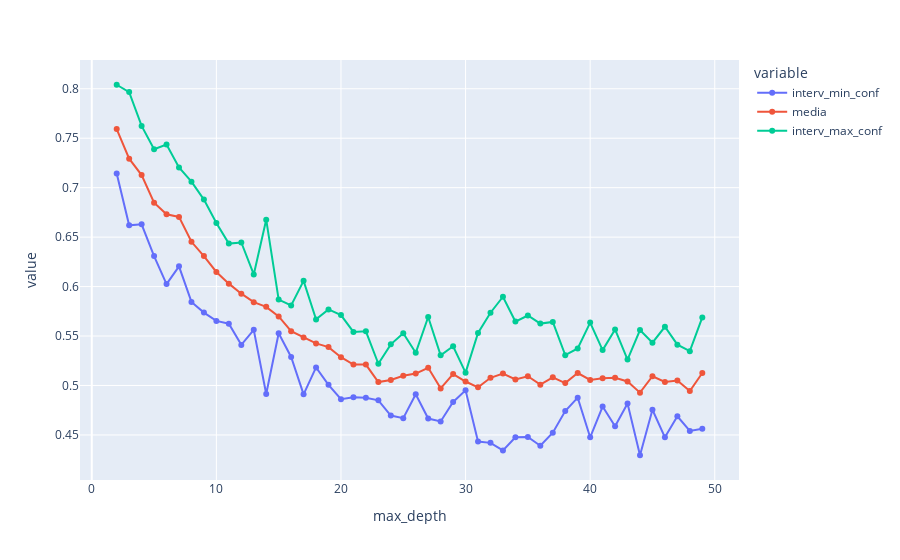

The notebook cell this image was saved under:
### Code cell
px.line(data_frame=df_scores_RandomForestClassifier_oversample, y=['interv_min_conf', 'media', 'interv_max_conf'], markers=True)

### Figure 1 — Plotly figure (JSON) as saved in the notebook; plotly's stock layout.template omitted (floating-point values rounded to 4 significant figures)
{"data": [{"hovertemplate": "variable=interv_min_conf<br>max_depth=%{x}<br>value=%{y}<extra></extra>", "legendgroup": "interv_min_conf", "line": {"color": "#636efa", "dash": "solid"}, "marker": {"symbol": "circle"}, "mode": "lines+markers", "name": "interv_min_conf", "orientation": "v", "showlegend": true, "type": "scatter", "x": [2, 3, 4, 5, 6, 7, 8, 9, 10, 11, 12, 13, 14, 15, 16, 17, 18, 19, 20, 21, 22, 23, 24, 25, 26, 27, 28, 29, 30, 31, 32, 33, 34, 35, 36, 37, 38, 39, 40, 41, 42, 43, 44, 45, 46, 47, 48, 49], "xaxis": "x", "y": [0.7144, 0.6619, 0.6629, 0.6308, 0.6025, 0.6205, 0.5845, 0.5737, 0.5653, 0.5625, 0.5411, 0.5563, 0.4914, 0.5528, 0.5288, 0.491, 0.5183, 0.5007, 0.4861, 0.488, 0.4876, 0.485, 0.4696, 0.467, 0.4911, 0.4666, 0.4636, 0.4833, 0.4951, 0.4433, 0.442, 0.4343, 0.4477, 0.448, 0.439, 0.4522, 0.4742, 0.4877, 0.4476, 0.4787, 0.4588, 0.4818, 0.4295, 0.4755, 0.4476, 0.4689, 0.4541, 0.4563], "yaxis": "y"}, {"hovertemplate": "variable=media<br>max_depth=%{x}<br>value=%{y}<extra></extra>", "legendgroup": "media", "line": {"color": "#EF553B", "dash": "solid"}, "marker": {"symbol": "circle"}, "mode": "lines+markers", "name": "media", "orientation": "v", "showlegend": true, "type": "scatter", "x": [2, 3, 4, 5, 6, 7, 8, 9, 10, 11, 12, 13, 14, 15, 16, 17, 18, 19, 20, 21, 22, 23, 24, 25, 26, 27, 28, 29, 30, 31, 32, 33, 34, 35, 36, 37, 38, 39, 40, 41, 42, 43, 44, 45, 46, 47, 48, 49], "xaxis": "x", "y": [0.7592, 0.7293, 0.7127, 0.6849, 0.6731, 0.6704, 0.6453, 0.6308, 0.6148, 0.603, 0.5928, 0.5843, 0.5795, 0.5698, 0.5548, 0.5484, 0.5425, 0.5388, 0.5286, 0.5211, 0.5211, 0.5035, 0.5056, 0.5099, 0.512, 0.5179, 0.4971, 0.5115, 0.504, 0.4981, 0.5078, 0.512, 0.5062, 0.5094, 0.5008, 0.5083, 0.5024, 0.5126, 0.5056, 0.5072, 0.5077, 0.504, 0.4928, 0.5094, 0.5035, 0.5051, 0.4944, 0.5126], "yaxis": "y"}, {"hovertemplate": "variable=interv_max_conf<br>max_depth=%{x}<br>value=%{y}<extra></extra>", "legendgroup": "interv_max_conf", "line": {"color": "#00cc96", "dash": "solid"}, "marker": {"symbol": "circle"}, "mode": "lines+markers", "name": "interv_max_conf", "orientation": "v", "showlegend": true, "type": "scatter", "x": [2, 3, 4, 5, 6, 7, 8, 9, 10, 11, 12, 13, 14, 15, 16, 17, 18, 19, 20, 21, 22, 23, 24, 25, 26, 27, 28, 29, 30, 31, 32, 33, 34, 35, 36, 37, 38, 39, 40, 41, 42, 43, 44, 45, 46, 47, 48, 49], "xaxis": "x", "y": [0.8041, 0.7966, 0.7624, 0.7389, 0.7436, 0.7204, 0.7061, 0.6879, 0.6642, 0.6435, 0.6446, 0.6122, 0.6676, 0.5869, 0.5809, 0.6058, 0.5668, 0.5769, 0.5712, 0.5542, 0.5547, 0.522, 0.5416, 0.5528, 0.533, 0.5693, 0.5305, 0.5397, 0.513, 0.553, 0.5735, 0.5897, 0.5646, 0.5708, 0.5626, 0.5643, 0.5306, 0.5375, 0.5636, 0.5358, 0.5567, 0.5262, 0.5561, 0.5433, 0.5594, 0.5413, 0.5347, 0.5689], "yaxis": "y"}], "layout": {"legend": {"title": {"text": "variable"}, "tracegroupgap": 0}, "margin": {"t": 60}, "xaxis": {"anchor": "y", "domain": [0, 1], "title": {"text": "max_depth"}}, "yaxis": {"anchor": "x", "domain": [0, 1], "title": {"text": "value"}}}}
